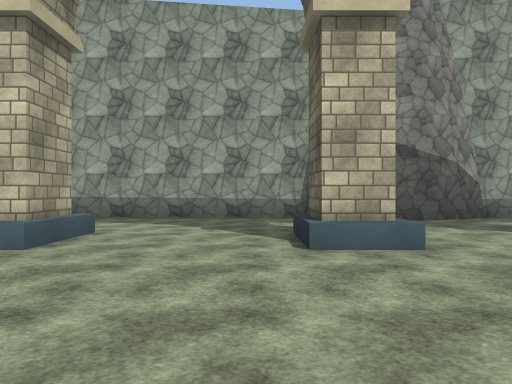
view 1 (above)

21 first-person views from a walk through a 3-D level made in the Unity game engine. The camera is 1.3 m above the floor, looks level and sees 70° across. The floor is counted in squares, 2 m on a side. Each view is taken from the middle of a square. On the plan, view 1 faces up. The plan holds only what a view shows up to about 11 squares ahead; the rest is blank. The place goes on beyond the plan. The player character is not drawn. Surface patterns are stand-ins for the level's own textures.

view 2
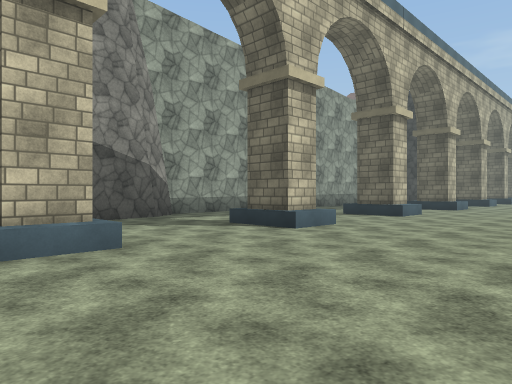

view 3
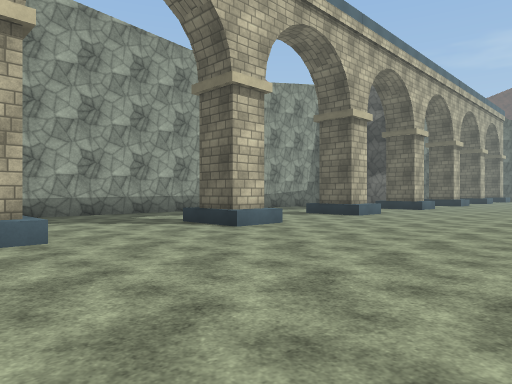

view 4
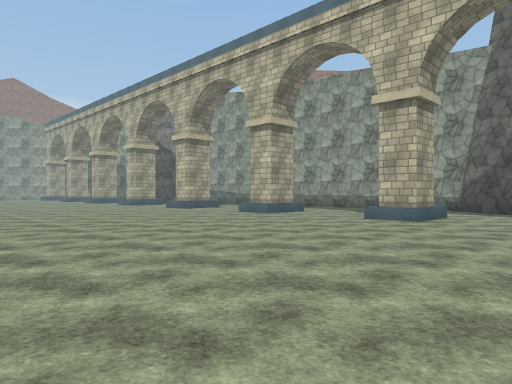

view 5
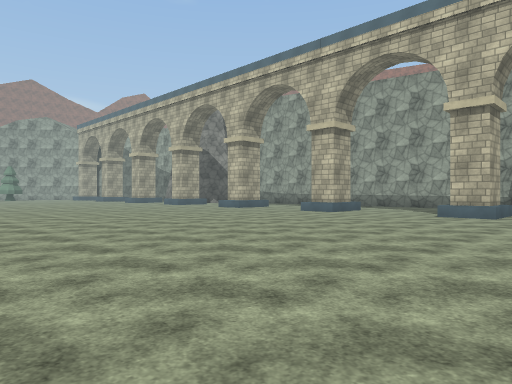

view 6
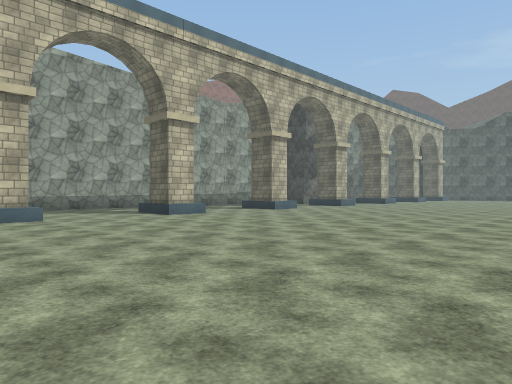

view 7
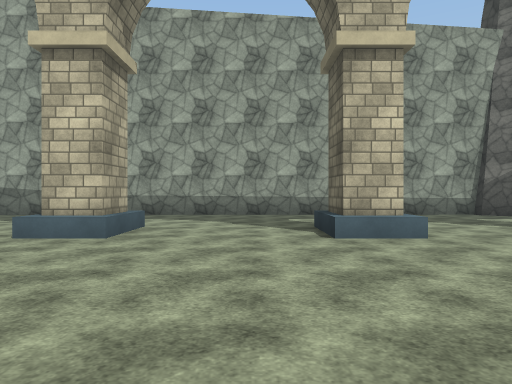

view 8
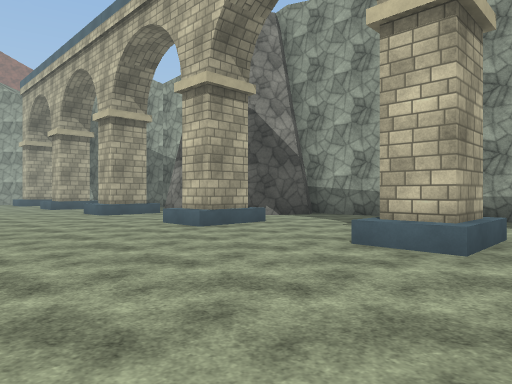

view 9
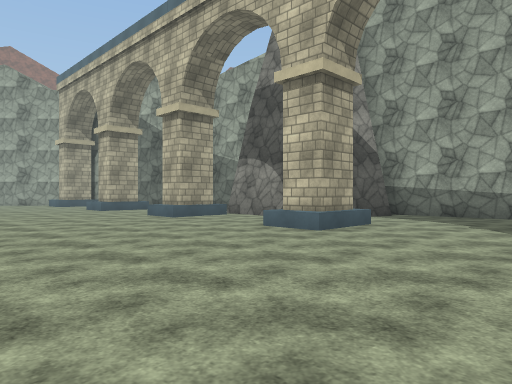

view 10
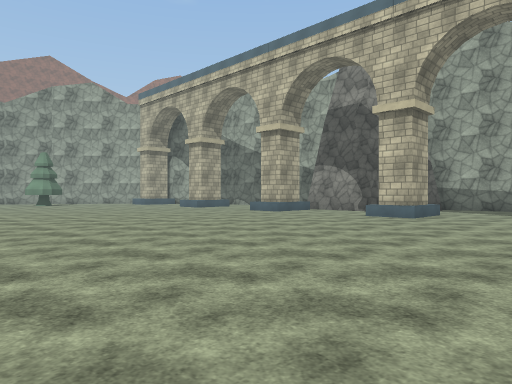

view 11
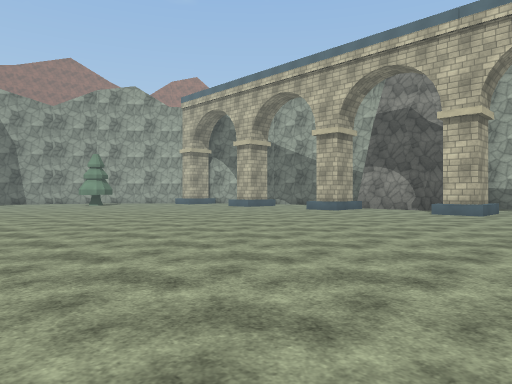

view 12
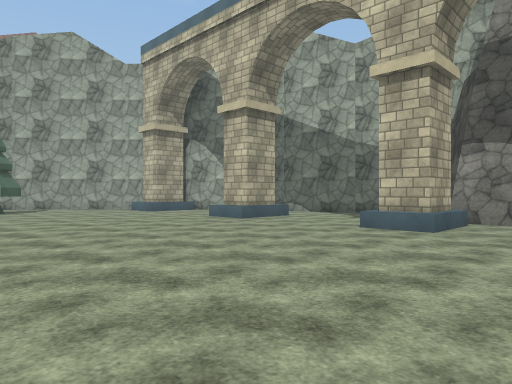

view 13
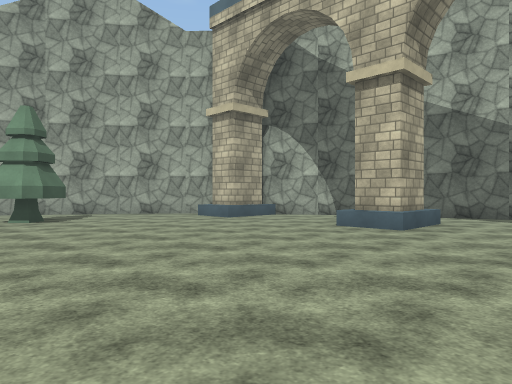

view 14
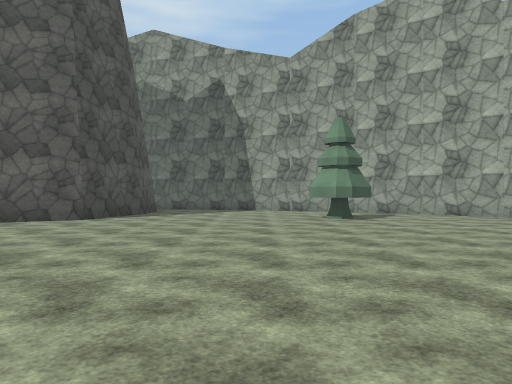

view 15
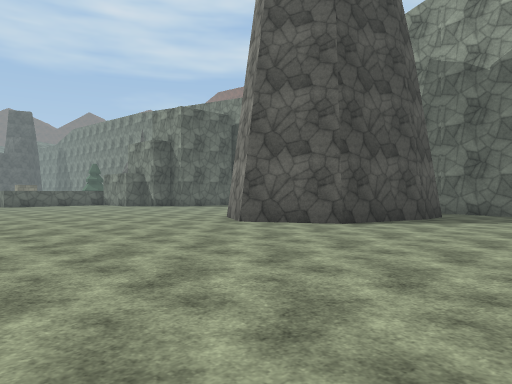

view 16
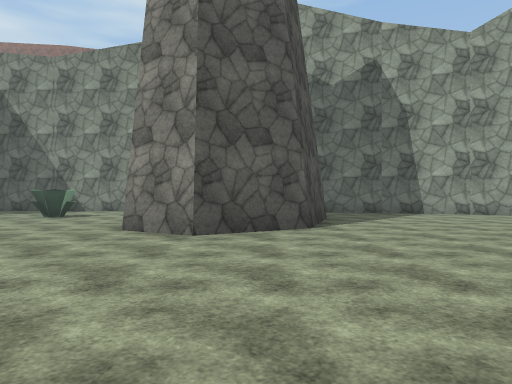

view 17
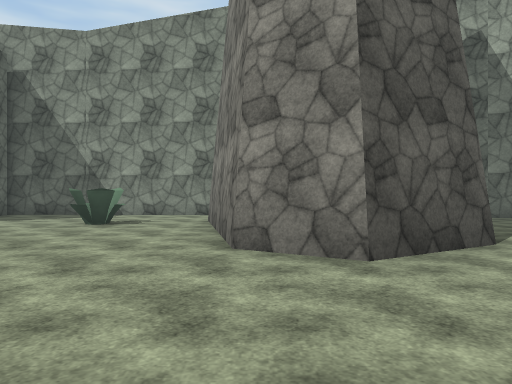

view 18
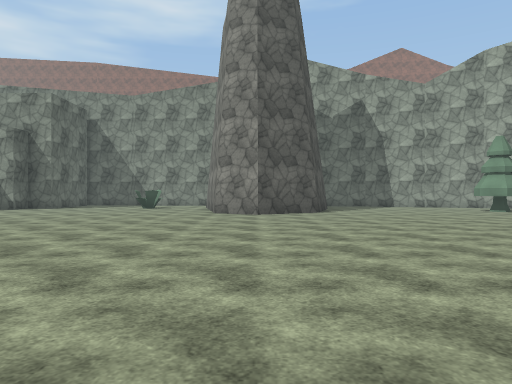

view 19
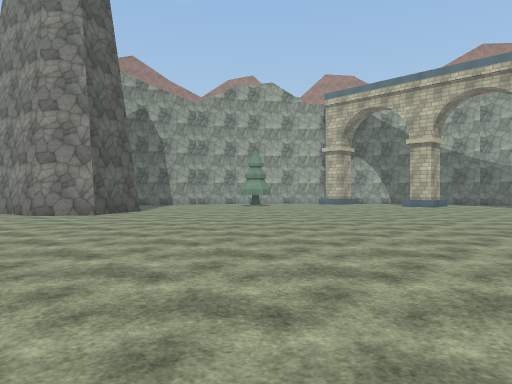

view 20
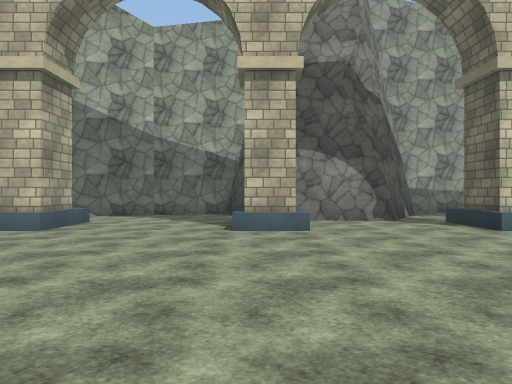

view 21
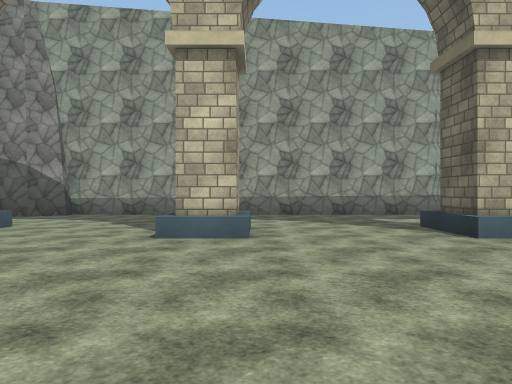

### Floor plan
Points are (right, up) in squares from view 1. A wall is a line through its corners. A room is listed if a view was taken in it or the views show most of it. See-through windows are left out.
Room 1 (views 1, 2, 3, 4, 5, 6, 7, 8, 9, 10, 11, 12, 13, 14, 15, 16, 17, 18, 19, 20, 21)
walls: (-2.8, 5.6) (-2.8, 4.5) (-3.7, 4.5) (-3.7, 5.5); (-7.3, 5.6) (-7.3, 4.5) (-8.2, 4.5); (0.8, 4.5) (0.8, 5.6); (1.7, 5.6) (1.7, 4.5) (0.6, 4.5); (-11.8, 5.6) (-11.8, 4.5) (-12.7, 4.5) (-12.7, 5.6); (6.2, 4.5) (5.3, 4.5) (5.3, 5.6); (2.9, 8.3) (1.3, 9.2); (-12.4, 8.7) (-13.9, 6.3) (-16.6, 6.4) (-17.8, 8.7) (-19.9, 8.2); (1.4, 9.5) (-12.9, 9.4); (-16.3, 5.6) (-16.3, 4.5) (-17.2, 4.5); (5, 8.7) (3.1, 8.3); (5.8, 9.2) (4.9, 8.7); (10.8, 4.5) (9.8, 4.5) (9.8, 5.6); (-20.8, 5.6) (-20.8, 4.5) (-21.8, 4.5); (-19.8, 8.3) (-21.9, 7.6); (-23.2, 7.1) (-24.2, 6.6); (-24.1, 6.6) (-25.5, 5.8); (-25.1, 4.5) (-26.2, 4.5); (15.1, 4.5) (14.3, 4.5) (14.3, 5.6); (-25.3, 5.6) (-25.3, 4.5); (-26.7, 4.8) (-27.3, 4.3) (-28.6, 2.8); (-29, -5.3) (-26.6, -6) (-25.5, -8) (-26.2, -9.2) (-30.3, -10.1); (-28.5, 2.9) (-29.6, 1.1); (16.3, 9.6) (5.6, 9.5); (-29.6, 1.2) (-30.5, -0.9); (-30.1, -5.3) (-28.9, -5.3); (-30.5, -0.8) (-31.3, -3.2); (-31.2, -3.1) (-31.8, -5.8); (-32.2, -10.2) (-32.4, -13.6)
low walls: (-7.1, 5.9) (-7.1, 4.1) (-8.5, 4.1); (-2.6, 5.9) (-2.6, 4.1) (-4, 4.1); (0.6, 4.5) (0.6, 5.8); (2, 4.1) (0.5, 4.1); (-11.6, 6) (-11.6, 4.1) (-12.9, 4.1) (-12.9, 5.9); (6.5, 4.1) (5.1, 4.1) (5.1, 5.9); (-16.1, 5.9) (-16.1, 4.1) (-17.5, 4.1); (6.4, 6) (6.4, 5.5); (11, 4.1) (9.6, 4.1) (9.6, 6); (-20.6, 6) (-20.6, 4.1) (-21.9, 4.1); (15.4, 4.1) (14.1, 4.1) (14.1, 5.9); (-25.5, 4.1) (-26.5, 4.1); (-25.1, 6) (-25.1, 4.5)
objects: other object (-30, -12) to (-29, -12); other object (-28, 0) to (-27, 1)

Positions as (right, up) in squares from view 1, and headings:
1: (0, 0), facing up
2: (0, 0), facing up-right
3: (5, -1), facing up-right
4: (5, -4), facing up-left
5: (4, -6), facing up-left
6: (4, -5), facing up-right
7: (-5, -1), facing up
8: (-6, 0), facing up-left
9: (-8, -1), facing up-left
10: (-8, -5), facing up-left
11: (-9, -7), facing up-left
12: (-14, -2), facing up-left
13: (-18, -2), facing up-left
14: (-18, -2), facing left
15: (-20, -2), facing down-left
16: (-20, -7), facing left
17: (-22, -9), facing left
18: (-15, -8), facing left
19: (-15, -12), facing up-left
20: (-17, -2), facing up
21: (11, -1), facing up
